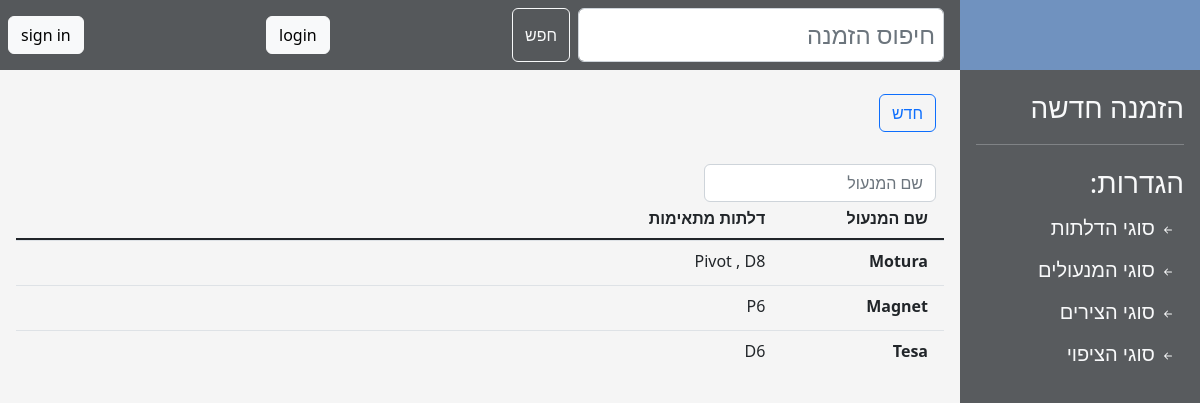
The page /locks on the database its author committed.
### main/models.py (models this page shows, shortened)
class Lock(models.Model):
    name = models.CharField(max_length=16, help_text="סוג המנעול", unique=True,
                            verbose_name="סוג המנעול:")
    compatible_doors = models.ManyToManyField('DoorType', help_text="דלתות מתאימות",
                                              verbose_name="סוגי דלתות תואמים:", blank=True)
    index = models.CharField(max_length=16)

class DoorType(models.Model):
    name = models.CharField(max_length=16, help_text="שם הדלת",
                            verbose_name="שם הדלת:", unique=True, null=False, )
    image = models.ImageField(upload_to='images/door_types/', default='',
                              help_text="תמונת הדלת", verbose_name="סקיצה:", blank=True,
                              validators=[validate_image_file_extension])
    height_calculation = models.DecimalField(max_digits=4, decimal_places=1, help_text="הפחתה בגובה",
                                             verbose_name="הפחתה בגובה:", null=False, default=0,
                                             validators=[MaxValueValidator(0)])
    width_calculation = models.DecimalField(max_digits=4, decimal_places=1, help_text="הפחתה ברוחב",
                                            verbose_name="הפחתה ברוחב:", null=False, default=0,
                                            validators=[MaxValueValidator(0)])
    covering_out_height_calculation = models.DecimalField(max_digits=4, decimal_places=1, help_text="הפחתה בגובה",
                                                          verbose_name="הפחתה בגובה:", null=False, default=0,
                                                          validators=[MaxValueValidator(0)])
    covering_out_width_calculation = models.DecimalField(max_digits=4, decimal_places=1, help_text="הפחתה ברוחב",
                                                         verbose_name="הפחתה ברוחב:", null=False, default=0,
                                                         validators=[MaxValueValidator(0)])
    covering_into_height_calculation = models.DecimalField(max_digits=4, decimal_places=1, help_text="הפחתה בגובה",
                                                           verbose_name="הפחתה בגובה:", null=False, default=0,
                                                           validators=[MaxValueValidator(0)])
    covering_into_width_calculation = models.DecimalField(max_digits=4, decimal_places=1, help_text="הפחתה ברוחב",
                                                          verbose_name="הפחתה ברוחב:", null=False, default=0,
                                                          validators=[MaxValueValidator(0)])
    binder_calculation = models.DecimalField(max_digits=4, decimal_places=1, help_text="הפחתה ברוחב",
                                             verbose_name="רוחבן:", null=False, default=0,
                                             validators=[MaxValueValidator(0)])
    def __str__(self):
        return self.name

### main/views.py (the view)
# urls.py: re_path(r'^locks/(?P<pk>\d+)/', main.views.LockUpdate.as_view(), name='lock_update'),
def locks(request):
    all_locks = Lock.objects.all()
    form = LockForm()
    form_error = None
    if request.method == 'POST':
        form = LockForm(request.POST)
        if form.is_valid():
            form.save()
        else:
            form_error = True
    return render(request, 'locks.html', {'form': form,
                                          'locks': all_locks,
                                          'form_error': form_error})

### main/forms.py
class LockForm(ModelForm):
    class Meta:
        model = Lock
        fields = ['name', 'compatible_doors']
        widgets = {'name': TextInput(attrs={'class': 'form-control', 'size': '20'}),
                   'compatible_doors': SelectMultiple(attrs={'class': 'form-select doors-selector'})}
        error_messages = {
            'name': {'required': "שדה חובה", 'unique': "מנעול עם שם כזה כבר קיימת במערכת"},
        }

### templates/locks.html (shortened to what this page needs)
{% extends 'generic_list.html' %}
{% block filter_placeholder %}שם המנעול{% endblock %}
{% block table %}
    <div class="row border-bottom border-dark border-2">
        <div class="col-2 pb-1 fw-bold lh-lg mx-1">שם המנעול</div>
        <div class="col-3 pb-1 fw-bold lh-lg mx-1">דלתות מתאימות</div>
        <div class="w-25"></div>
        <div class="w-25"></div>
    </div>
    {% load static %}
    {% for lock in locks %}
        <div>
            <div data-bs-toggle="collapse"
                 data-bs-target="#record_{{ lock.id }}"
                 aria-expanded="true" aria-controls="record_{{ lock.id }}" style="z-index: -1;"
                 class="row table-row border-top border-black-50 border-1 tr">
                <div class="col-2 pb-1 fw-bold lh-lg m-1">{{ lock.name }}</div>
                <div class="col-2 pb-1 lh-lg m-1">
                    {% for door in lock.compatible_doors.all %}
                        {% if forloop.counter0 > 0 %}
                            <span>, </span>
                        {% endif %}
                        {{ door.name }}
                    {% endfor %}
                </div>
                        </div>
        </div>
    {% endfor %}
{% endblock %}

### static/css/styles.css (style rules this page uses)
body { margin: 0; padding: 0; height: 100vh; display: block; }

### rows shown on the page
Lock: name "Motura"
DoorType: name "Pivot"
DoorType: name "D8"
Lock: name "Magnet"
DoorType: name "P6"
Lock: name "Tesa"
DoorType: name "D6"
